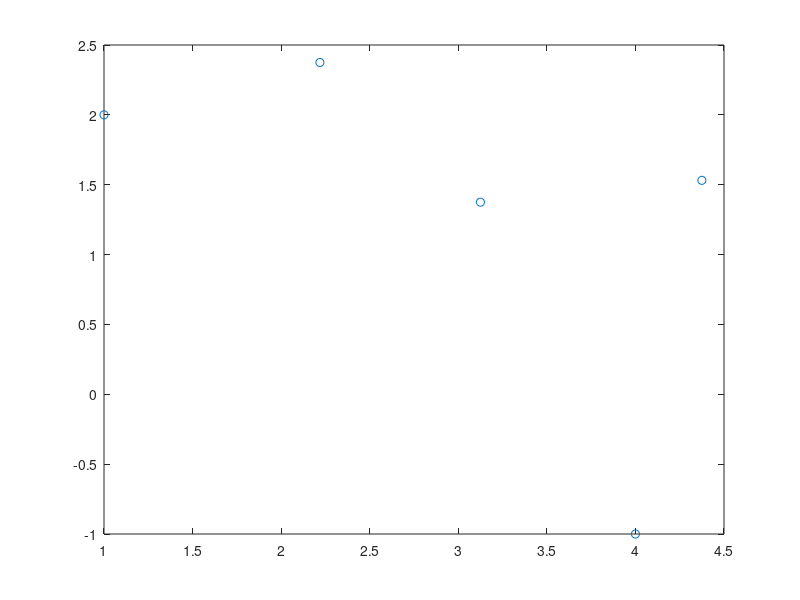

Here is the MATLAB script that generated this plot: (Note: this script raises an error after producing the figure.)
clear
k=3;
n=4;

load('interp.mat') 
data = zeros(n,2);

%% get 5 points to represent the spline
for i=1:25:101    
    index = (i-1)/25+1;
    data(index,1) = X(i,1);
    data(index,2) = X(i,2);
end
%plot data
plot(data(:,1),data(:,2),'o');
hold on

[n,m]=size(data);
% compute knots book p.236
% according to definition, the knots should be 
% U=[0,0,0,0, (l1+l2)/L, (l1+l2+l3)/L, ...(l1+...ln-2)/L,1,1,1,]; 
% In this case, n=5
knots(k+n)=0;
for i=1:n-1
    knots(k+i+1)=knots(k+i)+sqrt((data(i+1,1)-data(i,1))^2+(data(i+1,2)-data(i,2))^2);
end
    L=knots(n+k);
for i=1:n
    knots(k+i)=knots(k+i)/L;
end
for i=1:3
    knots(k+i+n)=1;
end

%% calculating n+2 control points book p.257
%首位重节点v1=v2
%首位与控制多边形相切
%[a1 b1 c1 ... ][d1]  [e1]   
% this line representing the entry point boundary condition, a1=1,b1=c1=0,
%[a2 b2 c2 ... ][d2]  [e2]
%[..    
%[...      an-2 bn-2 cn-2]  [dn-2]  [en-2] 
%[...      an-1 bn-1 cn-1]  [dn-1]  [en-1]
% this line represent the final boundary condition, an-1 = bn-1 =0, c1 = 1

A=zeros(n+2);
%boundary condition
A(1,1)=1;A(1,2)=-1;
A(2,2)=1;
A(n+2,n+1)=-1;A(n+2,n+2)=1;
A(n+1,n+1)=1;
for i=3:n
  for j=0:2
    A(i,i+j-1)=RCoxdeBoor(i+j-1,k,knots,knots(i+2));
   end
end
%e:方程右边.
e=0;
for i=1:m
    e(n+2,i)=0;
end
for i=1:n
    e(i+1,:)=data(i,:);
end
%求出控制点d
control_point=inv(A)*e;
plot(control_point(:,1),control_point(:,2),'b');
plot(control_point(:,1),control_point(:,2),'b*'); 
hold on

mm = 0;
m = 101;
X = ones(m, 2);

for j=1:(n-1)
    uu=(knots(j+3)):0.01:knots(j+4);
    for kk=1:length(uu)
        mm=mm+1;
        X(mm,1)=control_point(j,1)*RCoxdeBoor(j,3,knots,uu(kk))+control_point(j+1,1)*RCoxdeBoor(j+1,3,knots,uu(kk))+control_point(j+2,1)*RCoxdeBoor(j+2,3,knots,uu(kk))+control_point(j+3,1)*RCoxdeBoor(j+3,3,knots,uu(kk));
        X(mm,2)=control_point(j,2)*RCoxdeBoor(j,3,knots,uu(kk))+control_point(j+1,2)*RCoxdeBoor(j+1,3,knots,uu(kk))+control_point(j+2,2)*RCoxdeBoor(j+2,3,knots,uu(kk))+control_point(j+3,2)*RCoxdeBoor(j+3,3,knots,uu(kk));
    end
end

plot(X(:,1),X(:,2),'red');
 
xlabel('x');ylabel('y');
